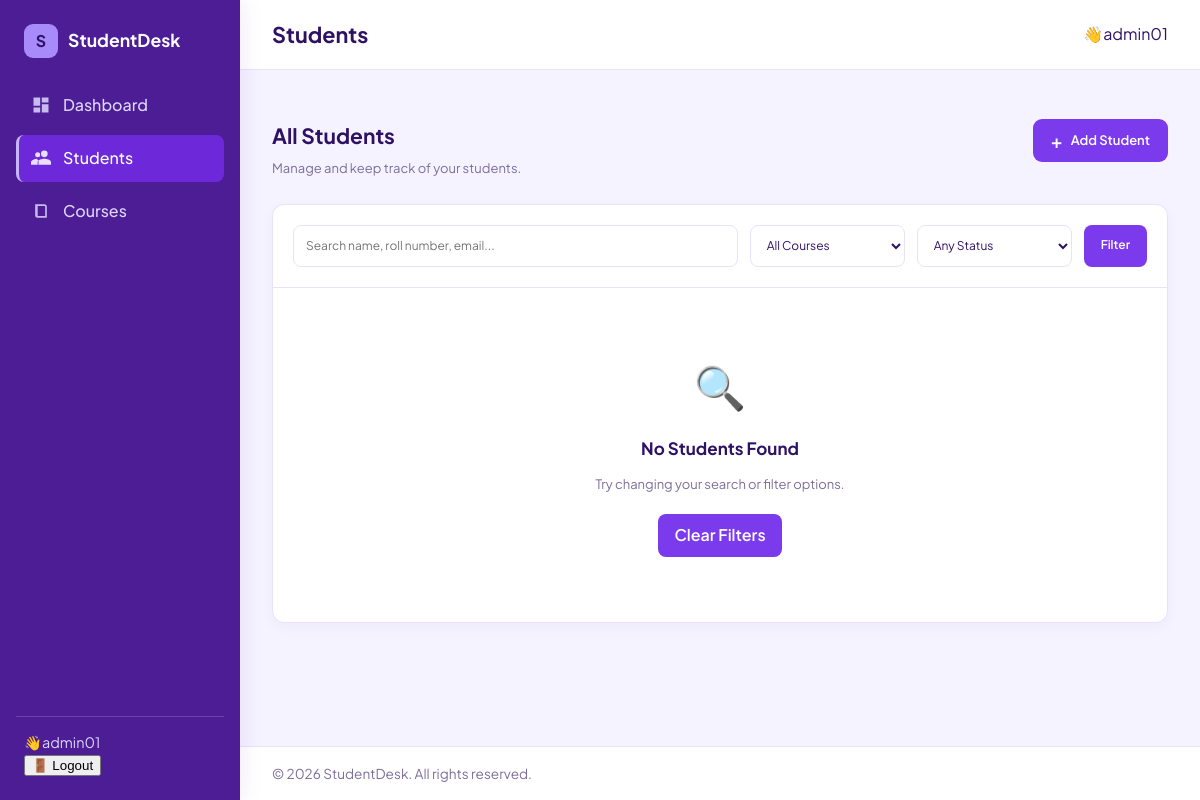
Before: /students (signed in) with the older database file.
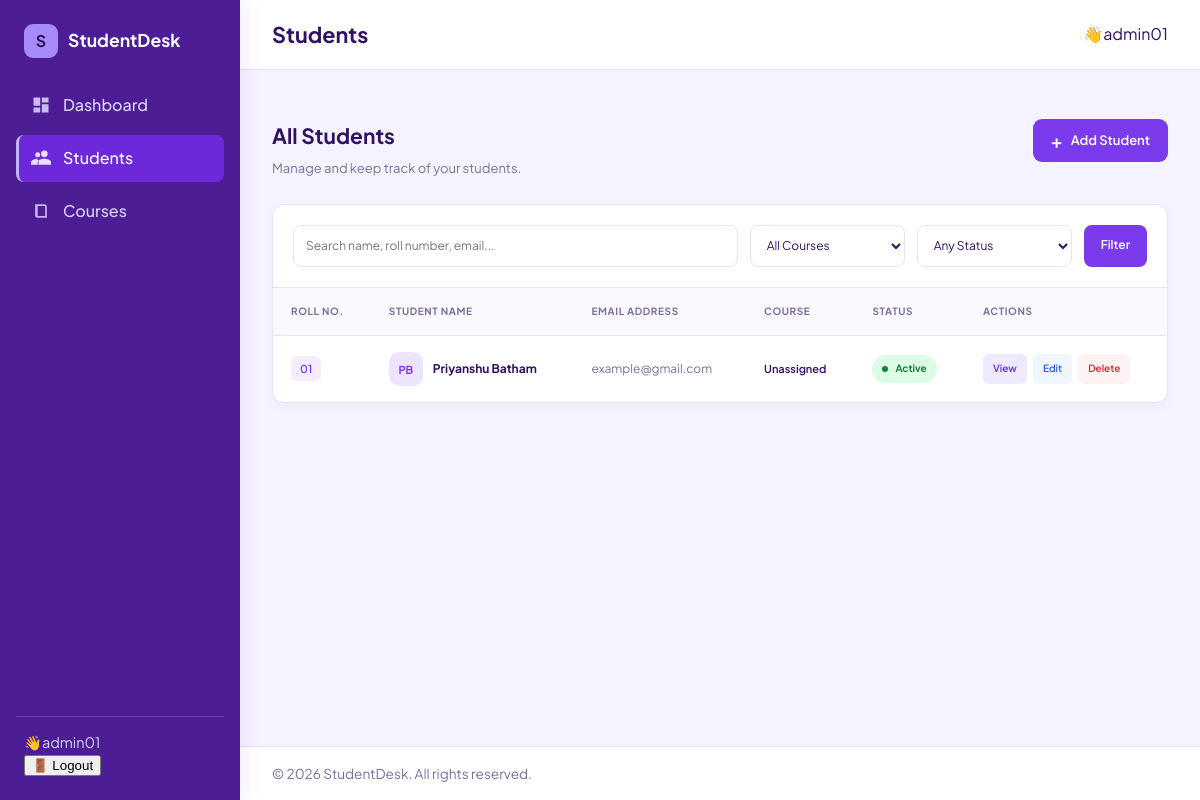
After: the same page with the newer database file.
### students_app/models.py (models this page shows, shortened)
class Student(models.Model):
    GENDER_CHOICES = [('M', 'Male'), ('F', 'Female'), ('O', 'Other')]
    owner = models.ForeignKey( settings.AUTH_USER_MODEL,on_delete=models.CASCADE, related_name='students')
    roll_number = models.CharField(max_length=20)
    first_name = models.CharField(max_length=50)
    last_name = models.CharField(max_length=50)
    email = models.EmailField()
    phone = models.CharField(max_length=16, blank=True,
        validators=[ RegexValidator(r'^\+?\d{7,15}$','Enter a valid phone number (7-15 digits).')
        ]
    )
    gender = models.CharField(max_length=1, choices=GENDER_CHOICES, default='M')
    date_of_birth = models.DateField(null=True, blank=True)
    course = models.ForeignKey(Course, null=True, blank=True, on_delete=models.SET_NULL, related_name='students')
    address = models.TextField(blank=True)
    is_active = models.BooleanField(default=True)
    admission_date = models.DateField(default=timezone.localdate)
    created_at = models.DateTimeField(auto_now_add=True)
    class Meta:
        ordering = ['roll_number']
        unique_together = ('owner', 'roll_number')
    @property
    def full_name(self):
        return f'{self.first_name} {self.last_name}'.strip()
    @property
    def initials(self):
        return f'{self.first_name[:1]}{self.last_name[:1]}'.upper()
    def get_absolute_url(self):
        return reverse('student_detail', args=[self.pk])

### students_app/views.py (the view)
# urls.py: path("students",views.students_list,name='students_list'),
@login_required(login_url='login')
def students_list(request):
    q = request.GET.get('q', '').strip()
    course_id = request.GET.get('course', '').strip()
    status = request.GET.get('status', '').strip()
    students = Student.objects.filter(owner=request.user).select_related('course')
    if q:
        students = students.filter(
            Q(first_name__icontains=q) | Q(last_name__icontains=q) |
            Q(roll_number__icontains=q) | Q(email__icontains=q))
    if course_id.isdigit():
        students = students.filter(course_id=int(course_id))
    if status == 'active':
        students = students.filter(is_active=True)
    elif status == 'inactive':
        students = students.filter(is_active=False)
    page_obj = Paginator(students, 8).get_page(request.GET.get('page'))
    params = request.GET.copy()
    params.pop('page', None)
    return render(request, 'student_list.html', {
        'page_obj': page_obj,
        'courses': Course.objects.filter(owner=request.user),
        'q': q, 'course_id': course_id, 'status': status,
        'querystring': params.urlencode(),
    })

### students_app/templates/student_list.html (shortened to what this page needs)
{% extends 'base.html' %}
{% load static %}
{% block page_title %}Students{% endblock %}
{% block extra_css %}
<link rel="stylesheet" href="{% static 'css/student_list.css' %}">
{% endblock %}
{% block content %}
<div class="students-page">
    <div class="students-heading">
        <div>
            <h2>All Students</h2>
            <p>Manage and keep track of your students.</p>
        </div>
        <a href="{% url 'students_create' %}" class="btn add-student-btn">
            <span>+</span> Add Student
        </a>
    </div>
    <div class="card students-card">
        <div class="students-toolbar">
            <form method="get" class="filters">
                <div class="search-box">
                    <input
                        type="text"
                        name="q"
                        value="{{ q }}"
                        placeholder="Search name, roll number, email..."
                        class="form-control"
                    >
                </div>
                <select name="course" class="form-control">
                    <option value="">All Courses</option>
                </select>
                <select name="status" class="form-control">
                    <option value="">Any Status</option>
                </select>
                <button type="submit" class="btn filter-btn">
                    Filter
                </button>
            </form>
        </div>
        {% if page_obj %}
        <div class="table-wrap">
            <table class="students-table">
                <thead>
                    <tr>
                        <th>ROLL NO.</th>
                        <th>STUDENT NAME</th>
                        <th>EMAIL ADDRESS</th>
                        <th>COURSE</th>
                        <th>STATUS</th>
                        <th>ACTIONS</th>
                    </tr>
                </thead>
                <tbody>
                    {% for s in page_obj %}
                    <tr>
                        <td>
                            <span class="roll-number">
                                {{ s.roll_number }}
                            </span>
                        </td>
                        <td>
                            <a href="{{ s.get_absolute_url }}" class="student-name">
                                <div class="student-avatar">
                                    {{ s.initials }}
                                </div>
                                <strong>{{ s.full_name }}</strong>
                            </a>
                        </td>
                        <td class="email-cell">
                            {{ s.email }}
                        </td>
                        <td>
                            <span class="course-name">
                                {{ s.course.name|default:"Unassigned" }}
                            </span>
                        </td>
                        <td>
                            {% if s.is_active %}
                            <span class="status-badge active-status">
                                <span class="status-dot"></span>
                                Active
                            </span>
                            {% else %}
                            <span class="status-badge inactive-status">
                                <span class="status-dot"></span>
                                Inactive
                            </span>
                            {% endif %}
                        </td>
                        <td>
                            <div class="table-actions">
                                <a href="{{ s.get_absolute_url }}"
                                   class="action-btn view-btn">
                                    View
                                </a>
                                <a href="{% url 'students_edit' s.pk %}"
                                   class="action-btn edit-btn">
                                    Edit
                                </a>
                                <a href="{% url 'students_delete' s.pk %}"
                                   class="action-btn delete-btn">
                                    Delete
                                </a>
                            </div>
                        </td>
                    </tr>
                    {% endfor %}
                </tbody>
            </table>
        </div>
        {% else %}
        <div class="empty-state">
            <div class="empty-icon">🔍</div>
            <h3>No Students Found</h3>
            <p>Try changing your search or filter options.</p>
            <a href="{% url 'students_list' %}" class="btn btn-light">
                Clear Filters
            </a>
        </div>
        {% endif %}
    </div>
</div>
{% endblock %}

### students_app/templates/base.html (shortened to what this page needs)
{% load static %}
<!DOCTYPE html>
<html lang="en">
<head>
  <link rel="stylesheet" href="{% static 'css/base.css' %}">
  {% block extra_css %}{% endblock %}
</head>
<body>
  <aside class="sidebar" id="sidebar">
    <a  class="brand">
      <span class="brand-mark">S</span>
      <span class="brand-name">StudentDesk</span>
    </a>
    <nav class="nav" aria-label="Main navigation">
      <a href="{% url 'dashboard' %}"
         class="nav-link {% if request.resolver_match.url_name == 'dashboard' %}active{% endif %}">
        <svg viewBox="0 0 24 24" aria-hidden="true"><path d="M3 13h8V3H3v10zm0 8h8v-6H3v6zm10 0h8V11h-8v10zm0-18v6h8V3h-8z"/></svg>
        Dashboard
      </a>
      <a  href="{% url 'students_list' %}"
         class="nav-link {% if request.resolver_match.url_name == 'students_list' %}active{% endif %}">
        <svg viewBox="0 0 24 24" aria-hidden="true"><path d="M16 11a4 4 0 1 0-4-4 4 4 0 0 0 4 4zm-8 0a3 3 0 1 0-3-3 3 3 0 0 0 3 3zm8 2c-2.7 0-8 1.3-8 4v3h16v-3c0-2.7-5.3-4-8-4zM8 13c-.3 0-.6 0-1 .1C8.200 13.900 9 15 9 16.500V20H0v-3c0-2.200 4.700-4 8-4z"/></svg>
        Students
      </a>
      <a  href="{% url 'courses_list' %}"
         class="nav-link {% if request.resolver_match.url_name == 'courses_list' %}active{% endif %}">
        <svg viewBox="0 0 24 24" aria-hidden="true"><path d="M5 4h11a3 3 0 0 1 3 3v13H8a3 3 0 0 1-3-3V4zm3 2v11a1 1 0 0 0 1 1h8V7a1 1 0 0 0-1-1H8z"/></svg>
        Courses
      </a>
    </nav>
    <div class="sidebar-footer">
        <span class="user_name">👋{{ user.get_full_name|default:user.username }}</span>
         <form method="post" action="{% url 'logout' %}">{% csrf_token %}
          <button type="submit" class="">🚪 Logout</button>
        </form>
    </div>
  </aside>
  <div class="main">
    <header class="topbar">
      <h1 class="page-title">
        {% block page_title %}{% endblock %}
      </h1>
      <div class="topbar-actions">{% block topbar_actions %}👋{{ user.get_full_name|default:user.username }}{% endblock %}</div>
    </header>
    <main class="content">
      {% block content %}{% endblock %}
    </main>
    <footer class="footer">
      &copy; {% now "Y" %} StudentDesk. All rights reserved.
    </footer>
  </div>
</body>
</html>

### students_app/static/css/base.css (style rules this page uses)
:root { --ink: #4C1D95; --ink-soft: #5B21B6; --paper: #F5F3FF; --card: #FFFFFF; --text: #2E1065; --muted: #7C6F9B; --line: #E9E2FA; --accent: #7C3AED; --accent-hover: #6D28D9; --sidebar-w: 240px; --radius: 12px; }
*, *::before, *::after { box-sizing: border-box; }
html, body { margin: 0; }
body { font-family: "Plus Jakarta Sans", system-ui, sans-serif; background: var(--paper); color: var(--text); line-height: 1.55; }
a { color: inherit; text-decoration: none; }
.sidebar { position: fixed; inset: 0 auto 0 0; width: var(--sidebar-w); background: var(--ink); color: #EDE9FE; display: flex; flex-direction: column; padding: 24px 16px; z-index: 20; box-shadow: 4px 0 20px rgba(76, 29, 149, 0.08); }
.brand { display: flex; align-items: center; gap: 10px; padding: 0 8px 24px; color: #FFFFFF; }
.brand-mark { width: 34px; height: 34px; display: grid; place-items: center; background: #A78BFA; color: #2E1065; font-weight: 700; border-radius: 9px; }
.brand-name { font-weight: 700; font-size: 1.1rem; }
.nav { display: flex; flex-direction: column; gap: 6px; }
.nav-link { display: flex; align-items: center; gap: 12px; padding: 11px 12px; border-radius: 8px; border-left: 3px solid transparent; font-weight: 500; color: #DDD6FE; transition: background 0.2s ease, color 0.2s ease; }
.nav-link svg { width: 20px; height: 20px; fill: currentColor; opacity: 0.85; }
.nav-link.active { background: #6D28D9; border-left-color: #C4B5FD; color: #FFFFFF; }
.sidebar-footer { margin-top: auto; padding: 14px 8px 0; border-top: 1px solid rgba(221, 214, 254, 0.2); font-size: 0.9rem; color: #DDD6FE; }
.main { margin-left: var(--sidebar-w); min-height: 100vh; display: flex; flex-direction: column; }
.topbar { display: flex; align-items: center; gap: 16px; padding: 18px 32px; background: var(--card); border-bottom: 1px solid var(--line); }
.page-title { margin: 0; font-size: 1.35rem; font-weight: 700; color: var(--text); }
.topbar-actions { margin-left: auto; display: flex; gap: 10px; }
.content { flex: 1; padding: 32px; }
.footer { padding: 16px 32px; color: var(--muted); font-size: 0.85rem; border-top: 1px solid var(--line); background: #FFFFFF; }
.card { background: var(--card); border: 1px solid var(--line); border-radius: var(--radius); padding: 20px; box-shadow: 0 4px 14px rgba(76, 29, 149, 0.04); }
.btn { display: inline-block; padding: 9px 16px; border: 0; border-radius: 8px; background: var(--accent); color: #FFFFFF; font: inherit; font-weight: 600; cursor: pointer; transition: background 0.2s ease, transform 0.15s ease, box-shadow 0.2s ease; }

Changed rows visible on the page:
added Student: roll_number "01", initials "PB", full_name "Priyanshu Batham", email "example@gmail.com", course.name "Unassigned", is_active True (drawn)
Other visible differences:
text no longer shown: "🔍 No Students Found Try changing your search or filter options. Clear Filters"
text now shown: "ROLL NO. STUDENT NAME EMAIL ADDRESS COURSE STATUS ACTIONS"
